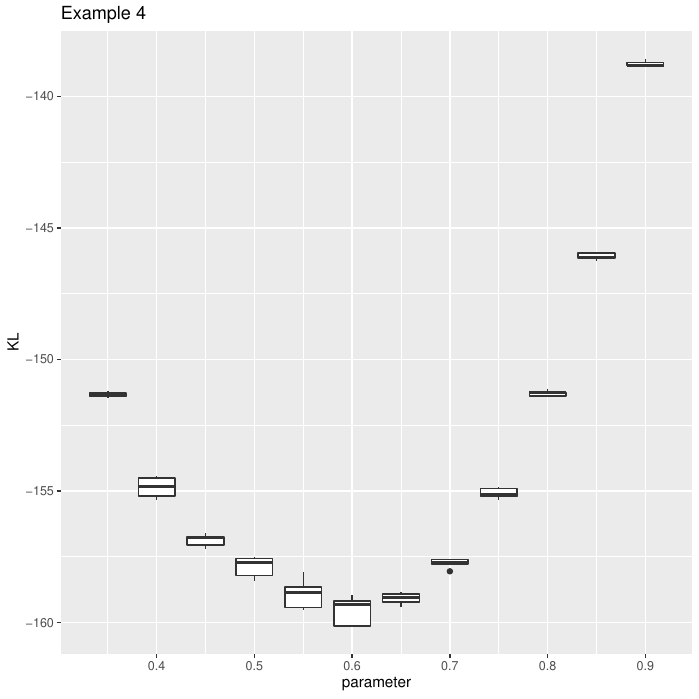

Reproduce this figure in R.
# Example 4 -----------------
# mechanistic model: GNP
# network model: ERGM
# integral stat: sorted degree sequence
# likelihood stat: number of triangles and number of six stars

load("init.RData")

library(StartNetwork)
library(parallel)
library(ggplot2)

cl <- makeCluster(detectCores())

lstat = function(x){c(sum(igraph::degree(x) == 6), length(igraph::triangles(x))/3)}

g <- parSapply(cl, theta_p, KL_net, theta_s = theta_s, n = n, mech_net = mech_net_gnp, mech_args = mech_args_ba, replicates = replicates, lstat = lstat, sorted = TRUE)

df <- data.frame(parameter = theta_p, KL = g)

ggplot(df) + aes(x = parameter, y = KL, group = parameter) + geom_boxplot() + ggtitle("Example 4")

ggsave(filename = "example4.pdf")

save.image("example4.RData")
